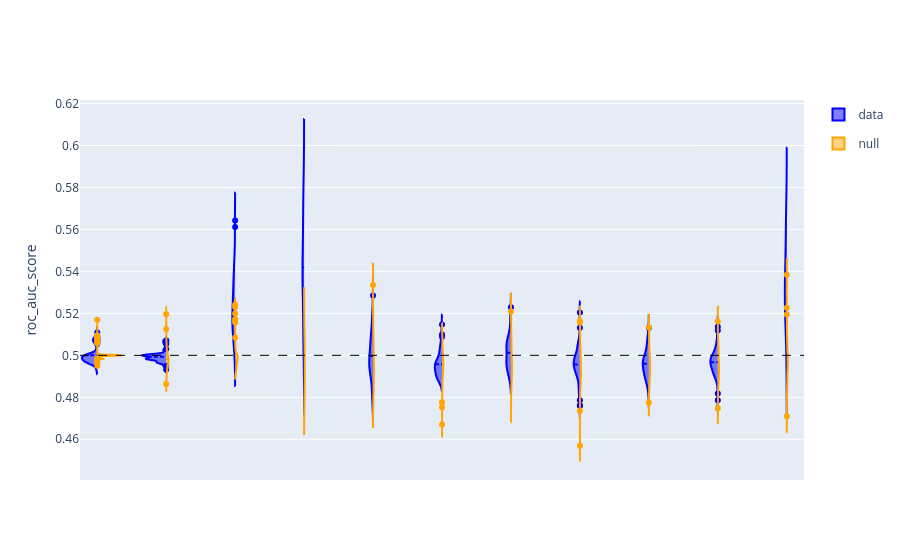

The code cell stored with this chart in its notebook:
### Markdown cell above
## Child Measures - Questionnaire_Measures_of_Emotional_and_Cognitive_Status

### Code cell
df1 = df_classify[(df_classify['target']=='DX_01_Cat_new_binarize') & 
                  (df_classify['assessment']=='Child Measures') & 
                  (df_classify['domains']=='Questionnaire_Measures_of_Emotional_and_Cognitive_Status')]


visualize.predictive_modeling(df=df1)

### Figure 1 — Plotly figure (JSON) as saved in the notebook; plotly's stock layout.template omitted (floating-point values rounded to 4 significant figures; data arrays with more than 128 entries replaced by an {"elided": "..."} marker saying what was removed)
{"data": [{"box": {"visible": false}, "legendgroup": "data", "line": {"color": "blue"}, "meanline": {"visible": true}, "name": "data", "scalegroup": "data", "side": "negative", "type": "violin", "x": {"elided": "550 str values"}, "y": {"elided": "550 float values"}}, {"box": {"visible": false}, "legendgroup": "null", "line": {"color": "orange"}, "meanline": {"visible": true}, "name": "null", "scalegroup": "null", "side": "positive", "type": "violin", "x": {"elided": "550 str values"}, "y": {"elided": "550 float values"}}], "layout": {"shapes": [{"line": {"color": "black", "dash": "dash", "width": 1}, "type": "line", "x0": 0, "x1": 1, "xref": "x domain", "y0": 0.5, "y1": 0.5, "yref": "y"}], "violingap": 0, "violinmode": "overlay", "xaxis": {"showticklabels": false}, "yaxis": {"title": {"text": "roc_auc_score"}}}}
